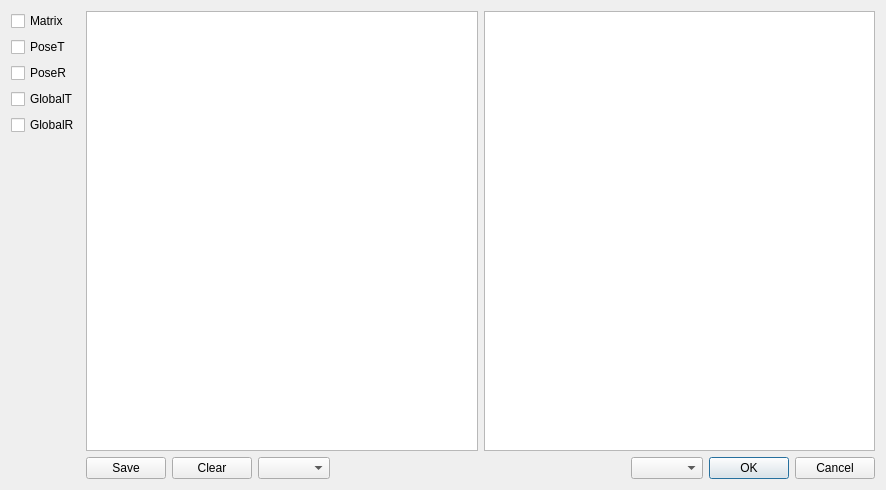
<?xml version="1.0" encoding="UTF-8"?>
<ui version="4.0">
 <class>OutputDialog</class>
 <widget class="QDialog" name="OutputDialog">
  <property name="geometry">
   <rect>
    <x>0</x>
    <y>0</y>
    <width>886</width>
    <height>490</height>
   </rect>
  </property>
  <property name="sizePolicy">
   <sizepolicy hsizetype="Expanding" vsizetype="Expanding">
    <horstretch>0</horstretch>
    <verstretch>0</verstretch>
   </sizepolicy>
  </property>
  <property name="windowTitle">
   <string>Dialog</string>
  </property>
  <layout class="QHBoxLayout" name="horizontalLayout_4">
   <item>
    <layout class="QHBoxLayout" name="horizontalLayout_3">
     <item>
      <layout class="QVBoxLayout" name="verticalLayout">
       <item>
        <widget class="QCheckBox" name="showMatrix">
         <property name="text">
          <string>Matrix</string>
         </property>
        </widget>
       </item>
       <item>
        <widget class="QCheckBox" name="showPoseT">
         <property name="text">
          <string>PoseT</string>
         </property>
        </widget>
       </item>
       <item>
        <widget class="QCheckBox" name="showPoseR">
         <property name="text">
          <string>PoseR</string>
         </property>
        </widget>
       </item>
       <item>
        <widget class="QCheckBox" name="showGlobalT">
         <property name="text">
          <string>GlobalT</string>
         </property>
        </widget>
       </item>
       <item>
        <widget class="QCheckBox" name="showGlobalR">
         <property name="text">
          <string>GlobalR</string>
         </property>
        </widget>
       </item>
       <item>
        <spacer name="verticalSpacer">
         <property name="orientation">
          <enum>Qt::Vertical</enum>
         </property>
         <property name="sizeHint" stdset="0">
          <size>
           <width>20</width>
           <height>118</height>
          </size>
         </property>
        </spacer>
       </item>
      </layout>
     </item>
     <item>
      <layout class="QVBoxLayout" name="verticalLayout_2">
       <item>
        <layout class="QHBoxLayout" name="horizontalLayout_2">
         <item>
          <widget class="QTextBrowser" name="outputView">
           <property name="sizePolicy">
            <sizepolicy hsizetype="Expanding" vsizetype="Expanding">
             <horstretch>0</horstretch>
             <verstretch>0</verstretch>
            </sizepolicy>
           </property>
          </widget>
         </item>
         <item>
          <widget class="QTextBrowser" name="outputView2"/>
         </item>
        </layout>
       </item>
       <item>
        <layout class="QHBoxLayout" name="horizontalLayout">
         <item>
          <widget class="QPushButton" name="Save">
           <property name="text">
            <string>Save</string>
           </property>
          </widget>
         </item>
         <item>
          <widget class="QPushButton" name="Clear">
           <property name="text">
            <string>Clear</string>
           </property>
          </widget>
         </item>
         <item>
          <widget class="QComboBox" name="channelComboBox"/>
         </item>
         <item>
          <spacer name="horizontalSpacer">
           <property name="orientation">
            <enum>Qt::Horizontal</enum>
           </property>
           <property name="sizeHint" stdset="0">
            <size>
             <width>178</width>
             <height>20</height>
            </size>
           </property>
          </spacer>
         </item>
         <item>
          <widget class="QComboBox" name="channelComboBox2"/>
         </item>
         <item>
          <widget class="QDialogButtonBox" name="buttonBox">
           <property name="sizePolicy">
            <sizepolicy hsizetype="Fixed" vsizetype="Fixed">
             <horstretch>0</horstretch>
             <verstretch>0</verstretch>
            </sizepolicy>
           </property>
           <property name="orientation">
            <enum>Qt::Horizontal</enum>
           </property>
           <property name="standardButtons">
            <set>QDialogButtonBox::Cancel|QDialogButtonBox::Ok</set>
           </property>
          </widget>
         </item>
        </layout>
       </item>
      </layout>
     </item>
    </layout>
   </item>
  </layout>
 </widget>
 <resources/>
 <connections>
  <connection>
   <sender>buttonBox</sender>
   <signal>accepted()</signal>
   <receiver>OutputDialog</receiver>
   <slot>accept()</slot>
   <hints>
    <hint type="sourcelabel">
     <x>248</x>
     <y>254</y>
    </hint>
    <hint type="destinationlabel">
     <x>157</x>
     <y>274</y>
    </hint>
   </hints>
  </connection>
  <connection>
   <sender>buttonBox</sender>
   <signal>rejected()</signal>
   <receiver>OutputDialog</receiver>
   <slot>reject()</slot>
   <hints>
    <hint type="sourcelabel">
     <x>316</x>
     <y>260</y>
    </hint>
    <hint type="destinationlabel">
     <x>286</x>
     <y>274</y>
    </hint>
   </hints>
  </connection>
 </connections>
</ui>
